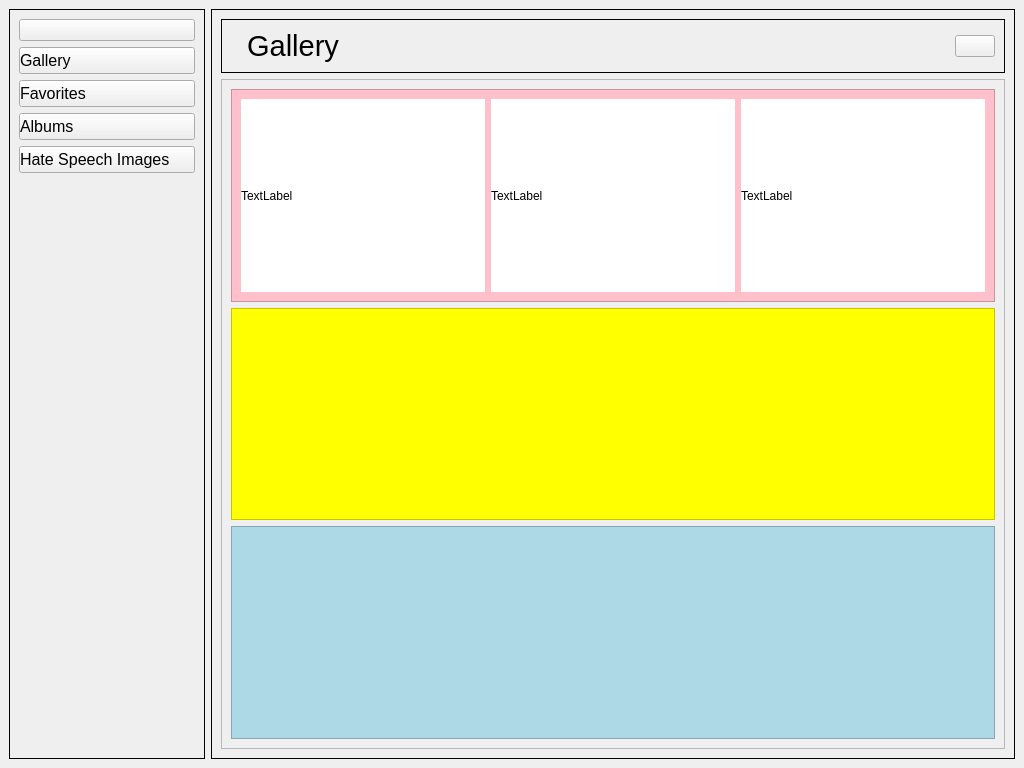
<?xml version="1.0" encoding="UTF-8"?>
<ui version="4.0">
 <class>MainWindow</class>
 <widget class="QMainWindow" name="MainWindow">
  <property name="geometry">
   <rect>
    <x>0</x>
    <y>0</y>
    <width>1024</width>
    <height>768</height>
   </rect>
  </property>
  <property name="windowTitle">
   <string>MainWindow</string>
  </property>
  <widget class="QWidget" name="centralwidget">
   <layout class="QHBoxLayout" name="horizontalLayout" stretch="2,7">
    <item>
     <widget class="QFrame" name="leftButtonsFrame">
      <property name="sizePolicy">
       <sizepolicy hsizetype="Fixed" vsizetype="Preferred">
        <horstretch>0</horstretch>
        <verstretch>0</verstretch>
       </sizepolicy>
      </property>
      <property name="frameShape">
       <enum>QFrame::Box</enum>
      </property>
      <property name="frameShadow">
       <enum>QFrame::Plain</enum>
      </property>
      <layout class="QVBoxLayout" name="verticalLayout">
       <item>
        <widget class="QPushButton" name="toggleButton">
         <property name="autoFillBackground">
          <bool>false</bool>
         </property>
         <property name="styleSheet">
          <string notr="true">text-align: left</string>
         </property>
         <property name="text">
          <string/>
         </property>
         <property name="icon">
          <iconset>
           <normaloff>assets/hamburgerIcon_black.png</normaloff>assets/hamburgerIcon_black.png</iconset>
         </property>
         <property name="iconSize">
          <size>
           <width>20</width>
           <height>20</height>
          </size>
         </property>
        </widget>
       </item>
       <item>
        <widget class="QPushButton" name="galleryButton">
         <property name="font">
          <font>
           <pointsize>12</pointsize>
          </font>
         </property>
         <property name="layoutDirection">
          <enum>Qt::LeftToRight</enum>
         </property>
         <property name="styleSheet">
          <string notr="true">text-align: left</string>
         </property>
         <property name="text">
          <string>Gallery  </string>
         </property>
         <property name="icon">
          <iconset>
           <normaloff>assets/gallery_black.png</normaloff>assets/gallery_black.png</iconset>
         </property>
         <property name="iconSize">
          <size>
           <width>20</width>
           <height>20</height>
          </size>
         </property>
        </widget>
       </item>
       <item>
        <widget class="QPushButton" name="favoriteButton">
         <property name="font">
          <font>
           <pointsize>12</pointsize>
          </font>
         </property>
         <property name="styleSheet">
          <string notr="true">text-align: left</string>
         </property>
         <property name="text">
          <string>Favorites</string>
         </property>
         <property name="icon">
          <iconset>
           <normaloff>assets/heart_black.png</normaloff>assets/heart_black.png</iconset>
         </property>
         <property name="iconSize">
          <size>
           <width>20</width>
           <height>20</height>
          </size>
         </property>
        </widget>
       </item>
       <item>
        <widget class="QPushButton" name="albumsButton">
         <property name="font">
          <font>
           <pointsize>12</pointsize>
          </font>
         </property>
         <property name="styleSheet">
          <string notr="true">text-align: left</string>
         </property>
         <property name="text">
          <string>Albums</string>
         </property>
         <property name="icon">
          <iconset>
           <normaloff>assets/albums_black.png</normaloff>assets/albums_black.png</iconset>
         </property>
         <property name="iconSize">
          <size>
           <width>20</width>
           <height>20</height>
          </size>
         </property>
        </widget>
       </item>
       <item>
        <widget class="QPushButton" name="hatespeechImagesButton">
         <property name="font">
          <font>
           <pointsize>12</pointsize>
          </font>
         </property>
         <property name="styleSheet">
          <string notr="true">text-align: left;</string>
         </property>
         <property name="text">
          <string>Hate Speech Images    </string>
         </property>
         <property name="icon">
          <iconset>
           <normaloff>assets/hatespeechImage_black.png</normaloff>assets/hatespeechImage_black.png</iconset>
         </property>
         <property name="iconSize">
          <size>
           <width>20</width>
           <height>20</height>
          </size>
         </property>
        </widget>
       </item>
       <item>
        <spacer name="verticalSpacer">
         <property name="orientation">
          <enum>Qt::Vertical</enum>
         </property>
         <property name="sizeType">
          <enum>QSizePolicy::Expanding</enum>
         </property>
         <property name="sizeHint" stdset="0">
          <size>
           <width>20</width>
           <height>500</height>
          </size>
         </property>
        </spacer>
       </item>
      </layout>
     </widget>
    </item>
    <item>
     <widget class="QFrame" name="mainBodyFrame">
      <property name="frameShape">
       <enum>QFrame::Box</enum>
      </property>
      <property name="frameShadow">
       <enum>QFrame::Plain</enum>
      </property>
      <layout class="QVBoxLayout" name="verticalLayout_2" stretch="0,0">
       <item>
        <widget class="QFrame" name="topPart">
         <property name="frameShape">
          <enum>QFrame::Box</enum>
         </property>
         <property name="frameShadow">
          <enum>QFrame::Plain</enum>
         </property>
         <layout class="QHBoxLayout" name="horizontalLayout_2" stretch="9,1">
          <item>
           <widget class="QLabel" name="galleryLabel">
            <property name="font">
             <font>
              <pointsize>22</pointsize>
             </font>
            </property>
            <property name="text">
             <string>  Gallery</string>
            </property>
           </widget>
          </item>
          <item>
           <widget class="QPushButton" name="uploadImageButton">
            <property name="sizePolicy">
             <sizepolicy hsizetype="Fixed" vsizetype="Fixed">
              <horstretch>0</horstretch>
              <verstretch>0</verstretch>
             </sizepolicy>
            </property>
            <property name="text">
             <string/>
            </property>
            <property name="icon">
             <iconset>
              <normaloff>assets/uploadImage_black.png</normaloff>assets/uploadImage_black.png</iconset>
            </property>
            <property name="iconSize">
             <size>
              <width>32</width>
              <height>32</height>
             </size>
            </property>
            <property name="flat">
             <bool>false</bool>
            </property>
           </widget>
          </item>
         </layout>
        </widget>
       </item>
       <item>
        <widget class="QScrollArea" name="scrollArea">
         <property name="enabled">
          <bool>true</bool>
         </property>
         <property name="widgetResizable">
          <bool>true</bool>
         </property>
         <widget class="QWidget" name="scrollAreaWidgetContents">
          <property name="geometry">
           <rect>
            <x>0</x>
            <y>0</y>
            <width>762</width>
            <height>662</height>
           </rect>
          </property>
          <layout class="QVBoxLayout" name="verticalLayout_3">
           <item>
            <widget class="QFrame" name="frame_1">
             <property name="styleSheet">
              <string notr="true">background-color: pink</string>
             </property>
             <property name="frameShape">
              <enum>QFrame::StyledPanel</enum>
             </property>
             <property name="frameShadow">
              <enum>QFrame::Raised</enum>
             </property>
             <layout class="QHBoxLayout" name="horizontalLayout_3">
              <item>
               <widget class="QLabel" name="label">
                <property name="styleSheet">
                 <string notr="true">background-color:white;</string>
                </property>
                <property name="text">
                 <string>TextLabel</string>
                </property>
               </widget>
              </item>
              <item>
               <widget class="QLabel" name="label_3">
                <property name="styleSheet">
                 <string notr="true">background-color:white</string>
                </property>
                <property name="text">
                 <string>TextLabel</string>
                </property>
               </widget>
              </item>
              <item>
               <widget class="QLabel" name="label_2">
                <property name="styleSheet">
                 <string notr="true">background-color:white</string>
                </property>
                <property name="text">
                 <string>TextLabel</string>
                </property>
               </widget>
              </item>
             </layout>
            </widget>
           </item>
           <item>
            <widget class="QFrame" name="frame_2">
             <property name="styleSheet">
              <string notr="true">background-color: yellow</string>
             </property>
             <property name="frameShape">
              <enum>QFrame::StyledPanel</enum>
             </property>
             <property name="frameShadow">
              <enum>QFrame::Raised</enum>
             </property>
            </widget>
           </item>
           <item>
            <widget class="QFrame" name="frame_3">
             <property name="styleSheet">
              <string notr="true">background-color: lightblue</string>
             </property>
             <property name="frameShape">
              <enum>QFrame::StyledPanel</enum>
             </property>
             <property name="frameShadow">
              <enum>QFrame::Raised</enum>
             </property>
            </widget>
           </item>
          </layout>
         </widget>
        </widget>
       </item>
      </layout>
     </widget>
    </item>
   </layout>
  </widget>
 </widget>
 <resources/>
 <connections/>
</ui>
